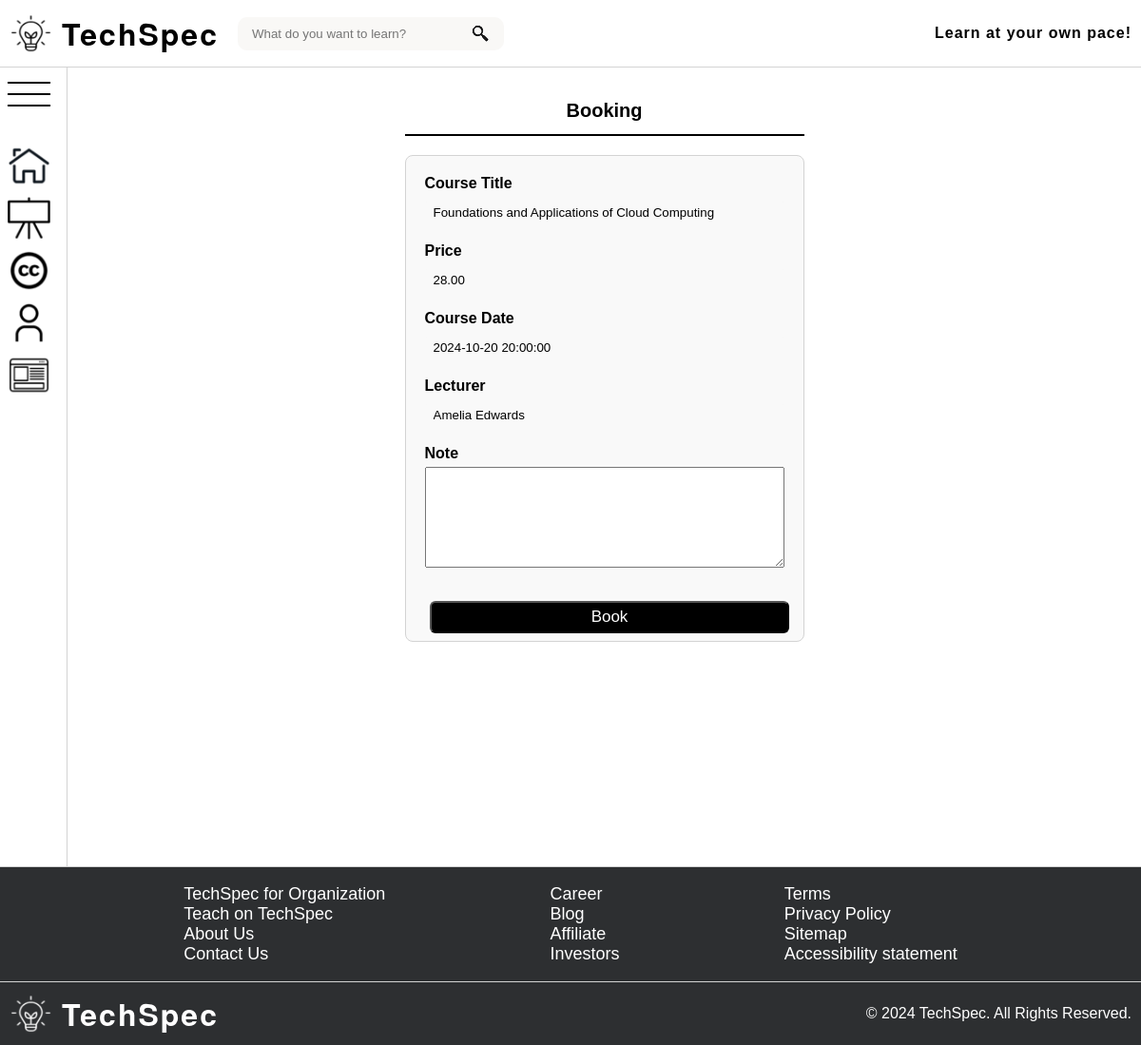
The page /content/booking.php?courseId=3 (signed in) on the database as committed earlier.
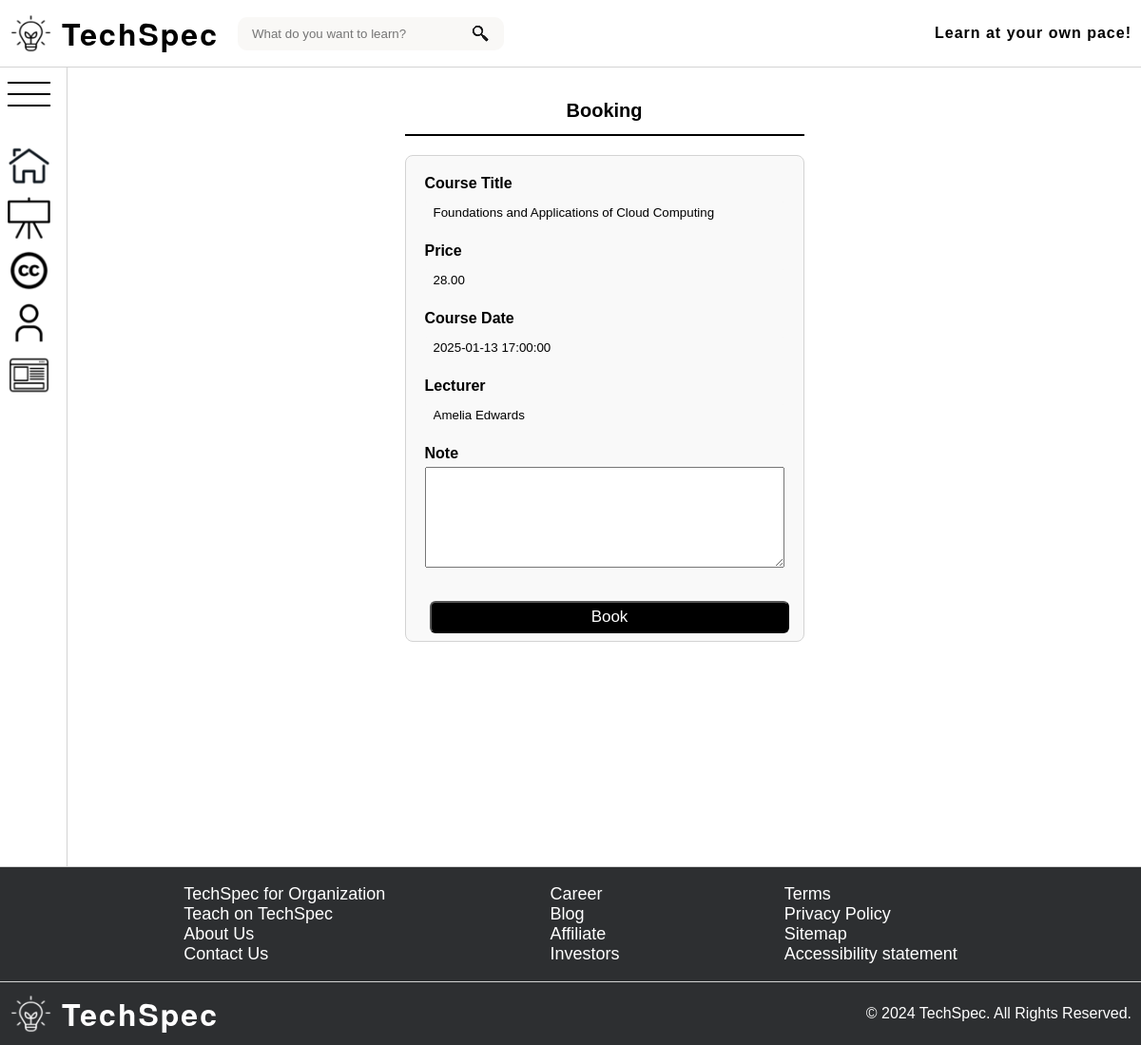
The same page on the database as committed later.
### tables this page shows
CREATE TABLE `training_sessions` (
  `trainingID` MEDIUMINT(8) PRIMARY KEY AUTO_INCREMENT,
  `title` VARCHAR(255) NOT NULL,
  `description` TEXT NOT NULL,
  `session_date` DATETIME NOT NULL,
  `price_per_person` DECIMAL(7,2) NOT NULL,
  `discount_price` DECIMAL(7,2),
  `session_imagepath` VARCHAR(255),
  `image_alt` VARCHAR(255),
  `lecturer` VARCHAR(255),
  `category` VARCHAR(255)
);

### content/logic/CoursesManager.php (called while the page is built, shortened)
<?php
class CoursesManager
{
    private static $instance;
    private $courses;
    public static function getInstance()
    {
        if (!isset(self::$instance)) {
            static::$instance = new CoursesManager();
            static::$instance->load();
        }
        return static::$instance;
    }
    private function load()
    {
        try {
            $conn = ConnectionManager::getInstance()->getConnection();
            $stmt = mysqli_prepare($conn, "SELECT * FROM training_sessions");
            if (!mysqli_stmt_execute($stmt)) {
                throw new Exception(Message::INTERNAL_SERVER_ERROR . mysqli_stmt_error($stmt));
            }
            $result = mysqli_stmt_get_result($stmt);
            while ($course = mysqli_fetch_assoc($result)) {
                $this->courses[] = $course;
            }
        } finally {
            $conn = null;
            $stmt = null;
        }
    }
    public function getCoursesById($id)
    {
        $array = [];
        foreach ($this->courses as $course) {
            if ($course['trainingID'] === $id) {
                array_push($array, $course);
            }
        }
        return $array;
    }
}

### content/booking.php (the view, shortened to what this page needs)
<?php
require_once 'shared.php';
require_once './logic/CoursesManager.php';
$isLogin = isset($_SESSION['id']) && isset($_SESSION['name']);
$courseId = filter_input(INPUT_GET, 'courseId', FILTER_VALIDATE_INT);
$coursesManager = CoursesManager::getInstance();
foreach ($coursesManager->getCoursesById(intval($courseId)) as $course) {
  $title = $course['title'];
  $date = $course['session_date'];
  $price = $course['price_per_person'];
  $discountPrice = $course['discount_price'];
  $lecturer = $course['lecturer'];
}
?>
<!DOCTYPE html>
<html lang="en">
<head>
  <link
    href="../assets/stylesheets/common.css"
    rel="stylesheet"
    type="text/css" />
</head>
<body>
  <?php echo stringifyHeaderHtml($isLogin); ?>
  <div class="main-wrapper">
    <?php echo stringifySidebarHtml($isLogin); ?>
    <main>
      <div id="form-wrapper">
        <label id="form-label">Booking</label>
        <form action="" method="post">
          <div class="form-row">
            <label>Course Title</label>
            <input class="disabled" type="text" value="<?= $title ?>" readonly>
          </div>
          <div class="form-row">
            <label>Price</label>
            <?php if ($discountPrice): ?>
              <input class="disabled" type="text" value="<?= $discountPrice ?>" readonly>
            <?php else: ?>
              <input class="disabled" type="text" value="<?= $price ?>" readonly>
            <?php endif; ?>
          </div>
          <div class="form-row">
            <label>Course Date</label>
            <input class="disabled" type="text" value="<?= $date ?>" readonly>
          </div>
          <div class="form-row">
            <label>Lecturer</label>
            <input class="disabled" type="text" value="<?= $lecturer ?>" readonly>
          </div>
          <div class="form-row">
            <label for="note">Note</label>
            <textarea id="note" name="note" rows="5" maxlength="1000"></textarea>
          </div>
          <button type="submit" class="base-btn" name="book" value="book">
            Book
          </button>
        </form>
      </div>
  </div>
  <?php echo stringifyFooterHtml(); ?>
</body>
</html>

Rows that differ between the two databases and show on the page:
changed training_sessions "Foundations and Applications of Cloud Computing": session_date "2024-10-20 20:00:00" → "2025-01-13 17:00:00"
